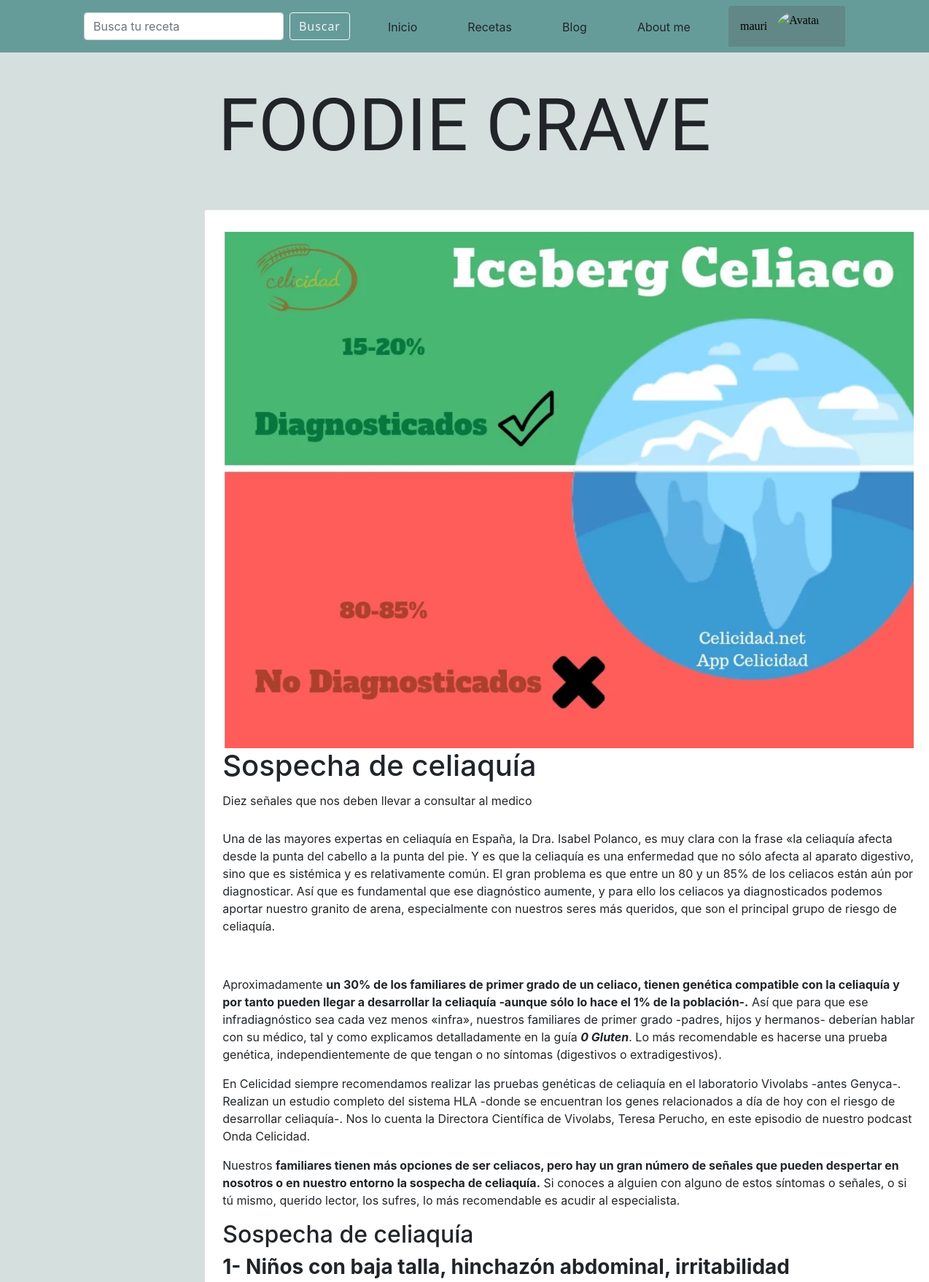
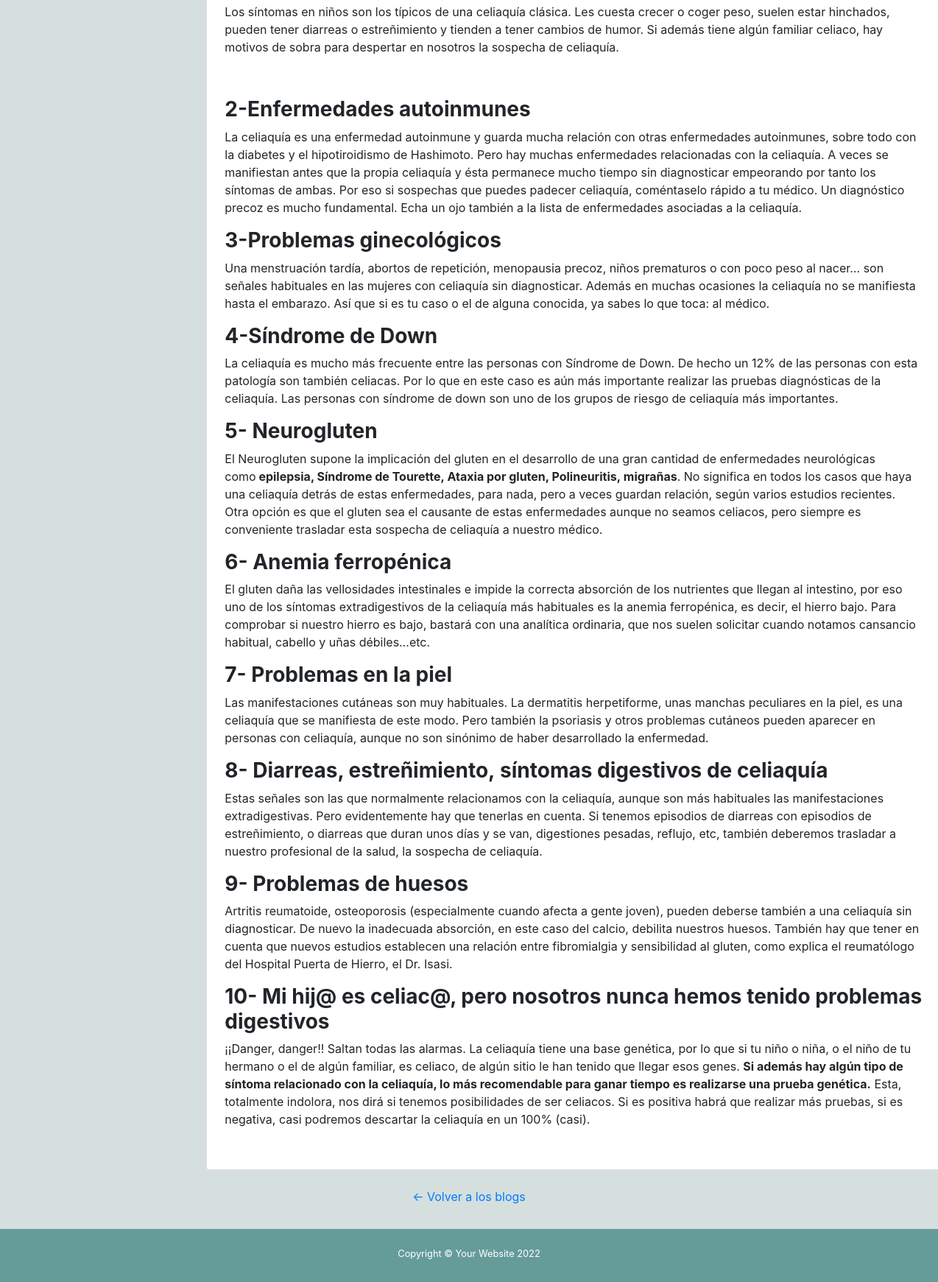
The app's page /blog/7/ (signed in) with its own data (2 pictures, top to bottom).
### AppCoder/models.py (models this page shows, shortened)
class Blog(models.Model):
    titulo = models.CharField(max_length = 50)
    subtitulo = models.CharField(max_length = 100)
    resumen= RichTextField(null=True)
    cuerpo = RichTextField()
    autor = models.CharField(max_length = 50)
    fecha = models.DateField(auto_now_add=True)
    imagen = models.ImageField(null=True,blank=True,  upload_to= "imagenes/")

### AppCoder/views.py (the view)
# urls.py: path('<int:pk>/', BlogDetalles.as_view(), name='BlogDetalles'),
class BlogDetalles(DetailView):
    model = Blog
    template_name = 'AppCoder/blog_detalle.html'

### AppCoder/templates/AppCoder/blog_detalle.html (shortened to what this page needs)
{% extends 'AppCoder/padre.html' %}
{% load static %}
{% block contenidoQueCambia %}
<div style="margin: auto; padding-left: 22%;">
    <div class="card" style=" padding: 24px; width: 1000px;">
        <img src="{{blog.imagen.url}}" class="img-fluid" alt="{{blog.titulo}}}" >
            <h1 class="card-title">{{blog.titulo}}</h1>
            <p class="card-title">{{blog.subtitulo}}</p>
            <p class="card-text">{{blog.cuerpo|safe}}</p>
        </div>
    </div>
    <div  style="padding:24px;text-align: center;">
        <a href="{% url 'Blog' %}" style="padding: 48px;"> &#8592; Volver a los blogs</a>
    </div>
{% endblock %}>

### AppCoder/templates/AppCoder/padre.html (shortened to what this page needs)
<!DOCTYPE html>
<html lang="en">
<head>
    {% load static %}
    <link href="https://cdn.jsdelivr.net/npm/bootstrap-icons@1.5.0/font/bootstrap-icons.css" rel="stylesheet"
        type="text/css" />
    <link rel="stylesheet" href="{% static 'AppCoder/css/styles.css' %}">
    <link rel="stylesheet" href="{% static 'AppCoder/css/styles2.css' %}">
    <link rel="stylesheet" href="https://maxcdn.bootstrapcdn.com/bootstrap/4.0.0/css/bootstrap.min.css"
>
</head>
<body style="background-color: #d5dfdd;">
    <nav class="navbar nav-tabs" style="background-color: #659c99;">
        <div class="container px-5">
            <div style="display: flex;align-items: center;">
                <form class="d-flex" role="search">
                    <input class="form-control me-2" type="search" placeholder="Busca tu receta" aria-label="Search">
                    <button class="btn btn-outline-light" type="submit">Buscar</button>
                </form>
            </div>
            <li class="nav-item" style="list-style-type: none"><a class="nav-link" style="border-radius: 8px;"
                    href="{% url 'Inicio' %}">Inicio</a></li>
            <li class="nav-item" style="list-style-type: none"><a class="nav-link" style="border-radius: 8px;"
                    href="{% url 'Recetas' %}">Recetas</a></li>
            <li class="nav-item" style="list-style-type: none"><a class="nav-link" style="border-radius: 8px;"
                    href="{% url 'Blog' %}">Blog</a></li>
            <li class="nav-item" style="list-style-type: none"><a class="nav-link" style="border-radius: 8px;"
                    href="{% url 'AboutMe' %}">About me</a></li>
            {% if user.is_authenticated %}
            <div class="dropdown">
                <button onclick="myFunction()" class="dropbtn" style="font-family: cursive;">{{ user.username }} <img
                        onclick="myFunction()" src="{{avatar}}" alt="Avatar"
                        style="height: 40px; border-radius: 50%; margin-left: 14px;"></a></button>
            </div>
            {% else %}
            <li class="nav-item" style="list-style-type: none"><a class="nav-link" style="border-radius: 8px;"
                    href="{% url 'login' %}">Ingresar</a></li>
            {% endif %}
        </div>
    </nav>
    <header>
        <div style="padding: 24px 0 24px 0;text-align: center;">
            <div style="margin:0px auto;">
                <p style="font-size: 100px; font-family: 'Tourney', cursive;">FOODIE CRAVE</p>
            </div>
        </div>
    </header>
    {% block contenidoQueCambia %}
    {% endblock %}
    <footer style="background-color:#659c99;padding-top: 24px;">
        <div class="container px-5">
            <p class="m-0 text-center text-white small">Copyright &copy; Your Website 2022</p>
        </div>
    </footer>
</body>
</html>

### AppCoder/static/AppCoder/css/styles2.css (style rules this page uses)
.dropdown { position: relative; display: inline-block; }
.dropbtn { width: 160px; background-color: #618886; color: black; border: none; border-radius: 4px 4px 0 0; padding: 8px 16px; font-size: 16px; cursor: pointer; display: flex; align-items: center; }

### AppCoder/templates/AppCoder/padre.html (style rules this page uses)
html { min-height: 100%; position: relative; }
body { margin: 0; margin-bottom: 80px; }
footer { position: absolute; bottom: 0; width: 100%; height: 40px; color: white; }

### records on screen
Blog: imagen (picture), titulo "Sospecha de celiaquía", subtitulo "Diez señales que nos deben llevar a consultar al medico", cuerpo "Una de las mayores expertas en celiaquía en España, la Dra. Isabel Polanco, es muy clara con la frase «la celiaquía afecta desde la punta del cabello a la punta del pie. Y es que la celiaquía es una enfermedad que no sólo afecta al aparato digestivo, sino que es sistémica y es relativamente común. El gran problema es que entre un 80 y un 85% de los celiacos están aún por diagnosticar. Así que es fundamental que ese diagnóstico aumente, y para ello los celiacos ya diagnosticados podemos aportar nuestro granito de arena, especialmente con nuestros seres más queridos, que son el principal grupo de riesgo de celiaquía. Aproximadamente un 30% de los familiares de primer grado de un celiaco,…"

### other values on screen
{{ user.username }} "mauri"
